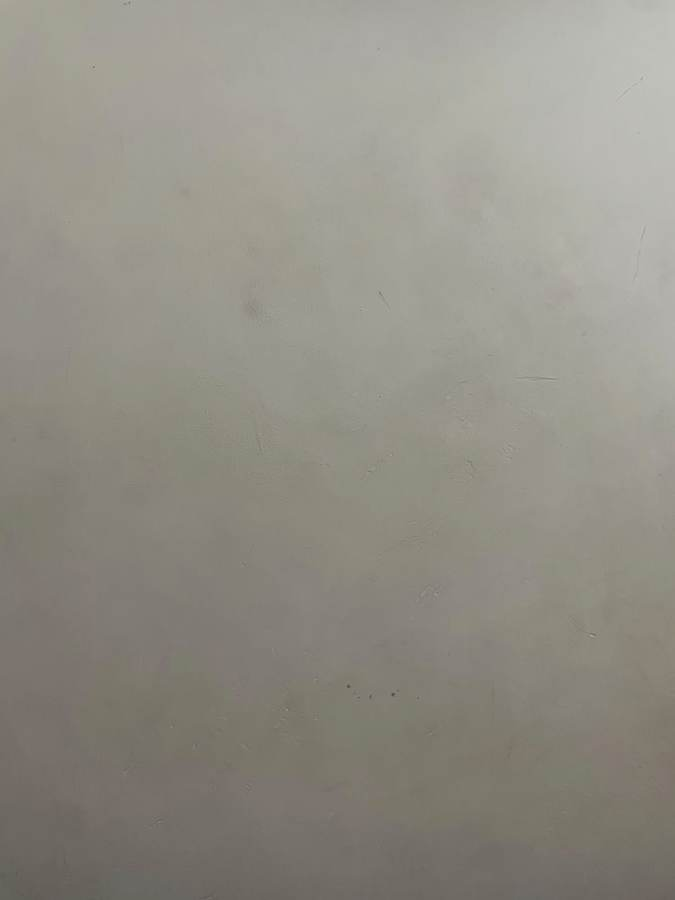
#> input picture real/real_001.jpg, 675 x 900 px
$ python predict.py real/real_001.jpg   (older library calls are emulated)
#> lines starting #> are read from the running program, lines starting #| are printed output that depends on the picture; after the words box and inside, x2 and y2 are one past the last pixel; in counts of white or black regions, pixels touching at a corner belong together
"""
SalesCode AI - Spot the Fake Photo
Usage:
    python predict.py path/to/image.jpg
Output:
    One number between 0 and 1
    0 = real photo
    1 = photo of screen / recapture
"""

import sys
import os
import json
import math
import numpy as np
import cv2

MODEL_PATH = os.path.join(os.path.dirname(__file__), "recapture_model.json")
IMG_SIZE = 512


def sigmoid(x):
    x = max(min(float(x), 50), -50)
    return 1.0 / (1.0 + math.exp(-x))


def safe_float(x, default=0.0):
    try:
        if np.isfinite(x):
            return float(x)
    except Exception:
        pass
    return default


def load_image(path):
    img = cv2.imread(path, cv2.IMREAD_COLOR)
    if img is None:
        raise ValueError(f"Could not read image: {path}")
    return img


def resize_keep_aspect(img, max_side=IMG_SIZE):
    h, w = img.shape[:2]
    scale = max_side / float(max(h, w))
    if scale < 1:
        img = cv2.resize(img, (int(w * scale), int(h * scale)), interpolation=cv2.INTER_AREA)
    return img


def dominant_frequency_features(gray):
    """Frequency peaks / grid-like periodicity caused by screen pixels and refresh patterns."""
    g = gray.astype(np.float32) / 255.0
    h, w = g.shape
    g = g - np.mean(g)
    win_y = np.hanning(h).reshape(-1, 1)
    win_x = np.hanning(w).reshape(1, -1)
    f = np.fft.fftshift(np.fft.fft2(g * win_y * win_x))
    mag = np.log1p(np.abs(f))

    cy, cx = h // 2, w // 2
    yy, xx = np.ogrid[:h, :w]
    r = np.sqrt((yy - cy) ** 2 + (xx - cx) ** 2)
    mag[r < min(h, w) * 0.04] = 0  # remove low-frequency content

    total_energy = np.sum(mag) + 1e-8
    peak_energy = np.percentile(mag, 99.7)
    peak_ratio = peak_energy / (np.mean(mag) + 1e-8)

    vertical_band = mag[:, max(0, cx - 2):min(w, cx + 3)]
    horizontal_band = mag[max(0, cy - 2):min(h, cy + 3), :]
    axis_energy_ratio = (np.sum(vertical_band) + np.sum(horizontal_band)) / total_energy

    high_freq_ratio = np.sum(mag[r > min(h, w) * 0.30]) / total_energy
    return safe_float(peak_ratio), safe_float(axis_energy_ratio), safe_float(high_freq_ratio)


def color_quantization_features(img):
    """Screens often introduce posterization/quantization and unusual channel behavior."""
    small = cv2.resize(img, (128, 128), interpolation=cv2.INTER_AREA)
    hsv = cv2.cvtColor(small, cv2.COLOR_BGR2HSV)

    unique_counts = []
    entropy_vals = []
    for c in cv2.split(small):
        hist = cv2.calcHist([c], [0], None, [64], [0, 256]).flatten()
        p = hist / (np.sum(hist) + 1e-8)
        entropy_vals.append(-np.sum(p * np.log2(p + 1e-8)))
        unique_counts.append(len(np.unique((c // 8).astype(np.uint8))))

    saturation_mean = np.mean(hsv[:, :, 1]) / 255.0
    saturation_std = np.std(hsv[:, :, 1]) / 255.0
    quant_score = 1.0 - (np.mean(unique_counts) / 32.0)
    entropy_mean = np.mean(entropy_vals) / 6.0
    return safe_float(quant_score), safe_float(entropy_mean), safe_float(saturation_mean), safe_float(saturation_std)


def glare_and_clipping_features(img):
    """Screen photos often contain glare, bright clipped regions, or dark borders."""
    gray = cv2.cvtColor(img, cv2.COLOR_BGR2GRAY)
    bright_ratio = np.mean(gray > 245)
    dark_ratio = np.mean(gray < 10)

    # specular glare: bright pixels with low saturation
    hsv = cv2.cvtColor(img, cv2.COLOR_BGR2HSV)
    glare_ratio = np.mean((hsv[:, :, 2] > 235) & (hsv[:, :, 1] < 45))

    # rectangular border/edge energy can appear when a screen is visible
    edges = cv2.Canny(gray, 80, 160)
    h, w = gray.shape
    border = np.zeros_like(edges, dtype=bool)
    pad_y, pad_x = max(2, h // 25), max(2, w // 25)
    border[:pad_y, :] = True
    border[-pad_y:, :] = True
    border[:, :pad_x] = True
    border[:, -pad_x:] = True
    border_edge_ratio = np.mean(edges[border] > 0) / (np.mean(edges > 0) + 1e-8)
    return safe_float(bright_ratio), safe_float(dark_ratio), safe_float(glare_ratio), safe_float(border_edge_ratio)


def sharpness_texture_features(gray):
    """Texture statistics. Recaptured photos often have abnormal high-frequency/noise patterns."""
    lap = cv2.Laplacian(gray, cv2.CV_32F)
    sharpness = np.var(lap) / 10000.0

    # local binary-like contrast using gradients
    gx = cv2.Sobel(gray, cv2.CV_32F, 1, 0, ksize=3)
    gy = cv2.Sobel(gray, cv2.CV_32F, 0, 1, ksize=3)
    grad = np.sqrt(gx * gx + gy * gy)
    grad_mean = np.mean(grad) / 255.0
    grad_std = np.std(grad) / 255.0

    # banding: repeated row/column intensity changes
    row_mean = gray.mean(axis=1)
    col_mean = gray.mean(axis=0)
    row_banding = np.std(np.diff(row_mean)) / 255.0
    col_banding = np.std(np.diff(col_mean)) / 255.0
    return safe_float(sharpness), safe_float(grad_mean), safe_float(grad_std), safe_float(row_banding), safe_float(col_banding)


def extract_features(image_path):
    img = resize_keep_aspect(load_image(image_path))
    gray = cv2.cvtColor(img, cv2.COLOR_BGR2GRAY)

    features = []
    features.extend(dominant_frequency_features(gray))
    features.extend(color_quantization_features(img))
    features.extend(glare_and_clipping_features(img))
    features.extend(sharpness_texture_features(gray))
    return np.array(features, dtype=np.float32)


FEATURE_NAMES = [
    "freq_peak_ratio", "axis_energy_ratio", "high_freq_ratio",
    "quant_score", "entropy_mean", "saturation_mean", "saturation_std",
    "bright_ratio", "dark_ratio", "glare_ratio", "border_edge_ratio",
    "sharpness", "grad_mean", "grad_std", "row_banding", "col_banding"
]


def heuristic_score(x):
    """Fallback if recapture_model.json is missing. Works as a baseline only."""
    d = dict(zip(FEATURE_NAMES, x))
    score = 0.0
    score += 0.85 * min(d["freq_peak_ratio"] / 35.0, 2.0)
    score += 1.20 * min(d["axis_energy_ratio"] / 0.11, 2.0)
    score += 0.90 * min(d["high_freq_ratio"] / 0.45, 2.0)
    score += 0.65 * min(d["quant_score"] / 0.30, 2.0)
    score += 0.65 * min(d["glare_ratio"] / 0.05, 2.0)
    score += 0.35 * min((d["row_banding"] + d["col_banding"]) / 0.030, 2.0)
    score += 0.25 * min(d["border_edge_ratio"] / 2.5, 2.0)
    # Normalize around empirical midpoint
    return sigmoid((score - 3.2) * 1.3)


def model_score(x):
    if not os.path.exists(MODEL_PATH):
        return heuristic_score(x)
    try:
        with open(MODEL_PATH, "r", encoding="utf-8") as f:
            model = json.load(f)
        mean = np.array(model["mean"], dtype=np.float32)
        scale = np.array(model["scale"], dtype=np.float32)
        coef = np.array(model["coef"], dtype=np.float32)
        intercept = float(model["intercept"])
        z = (x - mean) / (scale + 1e-8)
        return sigmoid(np.dot(z, coef) + intercept)
    except Exception:
        return heuristic_score(x)


def predict(image_path):
    features = extract_features(image_path)
#> in load_image, img is the input picture: shape (900, 675, 3); mean B, G, R 133.8, 142.8, 145.8
#> in resize_keep_aspect, `h, w = img.shape[:2]`: h = 900; w = 675
#> in resize_keep_aspect, `scale = max_side / float(max(h, w))`: scale = 0.569
#> in dominant_frequency_features, `g = g - np.mean(g)`:
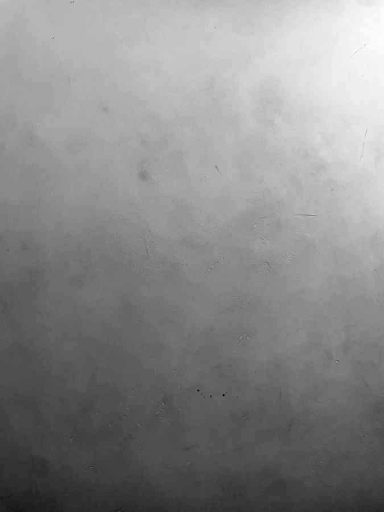
#> g: shape (512, 384) float32; min -0.23, max 0.197, mean 5.4e-08; drawn with min black and max white
#> in dominant_frequency_features, `mag[r < min(h, w) * 0.04] = 0`:
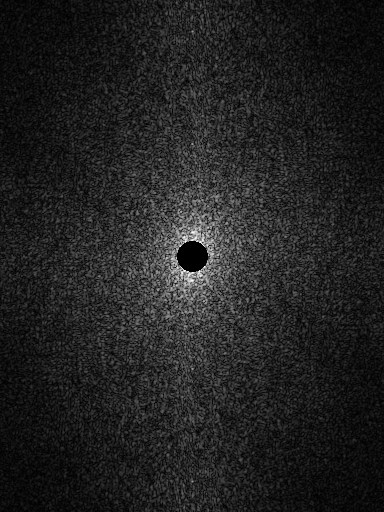
#> mag: shape (512, 384) float64; min 0, max 2.51, mean 0.335; drawn with min black and max white
#> in dominant_frequency_features, `total_energy = np.sum(mag) + 1e-8`: total_energy = 65857.6
#> in dominant_frequency_features, `peak_energy = np.percentile(mag, 99.7)`: peak_energy = 1.59
#> in dominant_frequency_features, `peak_ratio = peak_energy / (np.mean(mag) + 1e-8)`: peak_ratio = 4.74
#> in dominant_frequency_features, `vertical_band = mag[:, max(0, cx - 2):min(w, cx + 3)]`: vertical_band = 512 rows, first 6: [0.582, 0.2, 0.28, 0.2, 0.582], [0.493, 0.0716, 0.507, 0.411, 0.588], [0.641, 0.275, 0.485, 0.372, 0.427], [0.718, 0.646, 0.652, 0.435, 0.275], [0.666, 0.795, 0.797, 0.561, 0.205], [0.532, 0.668, 0.626, 0.556, 0.255]
#> in dominant_frequency_features, `axis_energy_ratio = (np.sum(vertical_band) + np.sum(horizontal_band)) ..`: axis_energy_ratio = 0.0369
#> in dominant_frequency_features, `high_freq_ratio = np.sum(mag[r > min(h, w) * 0.30]) / total_energy`: high_freq_ratio = 0.619
#> in color_quantization_features, `small = cv2.resize(img, (128, 128), interpolation=cv2.INTER_AREA)`:
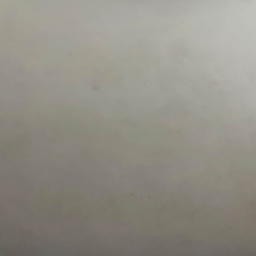
#> small: shape (128, 128, 3) (shown 2 times larger); mean of channels 0, 1, 2 133.8, 142.8, 145.8; drawn as B, G, R
#> in color_quantization_features, `hsv = cv2.cvtColor(small, cv2.COLOR_BGR2HSV)`: hsv: shape (128, 128, 3); mean H, S, V 23.2, 21.9, 145.9
#> the loop in color_quantization_features, `for c in cv2.split(small):` made 3 passes
#> after the loop in color_quantization_features, `for c in cv2.split(small):`: entropy_vals = [4.36, 4.43, 4.33]; unique_counts = [14, 14, 13]
#> in color_quantization_features, `saturation_mean = np.mean(hsv[:, :, 1]) / 255.0`: saturation_mean = 0.0859
#> in color_quantization_features, `saturation_std = np.std(hsv[:, :, 1]) / 255.0`: saturation_std = 0.0279
#> in color_quantization_features, `quant_score = 1.0 - (np.mean(unique_counts) / 32.0)`: quant_score = 0.573
#> in color_quantization_features, `entropy_mean = np.mean(entropy_vals) / 6.0`: entropy_mean = 0.729
#> in glare_and_clipping_features, `bright_ratio = np.mean(gray > 245)`: bright_ratio = 0
#> in glare_and_clipping_features, `hsv = cv2.cvtColor(img, cv2.COLOR_BGR2HSV)`: hsv: shape (512, 384, 3); mean H, S, V 23.2, 21.9, 145.9
#> in glare_and_clipping_features, `edges = cv2.Canny(gray, 80, 160)`:
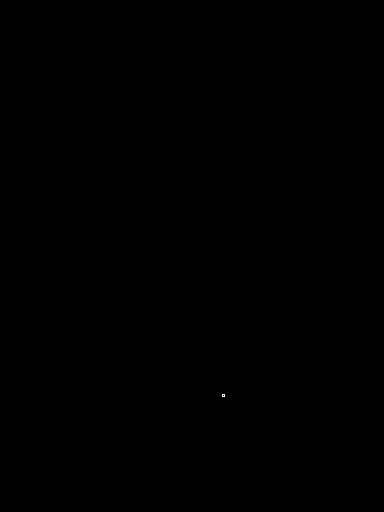
#> edges: shape (512, 384); 0% white in thin lines or dots, all inside (x1, y1, x2, y2) = (222, 394, 225, 397)
#> in glare_and_clipping_features, `border = np.zeros_like(edges, dtype=bool)`: border: shape (512, 384) bool; every value is 0
#> in glare_and_clipping_features, `border[:, -pad_x:] = True`:
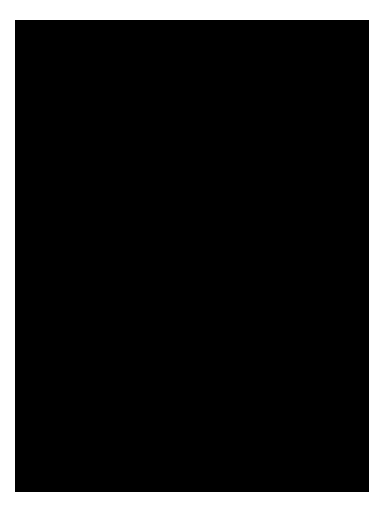
#> border: shape (512, 384) bool; 15% white; 1 white region, box (x1, y1, x2, y2) and area: (0, 0, 384, 512) 29520
#> in sharpness_texture_features, `lap = cv2.Laplacian(gray, cv2.CV_32F)`:
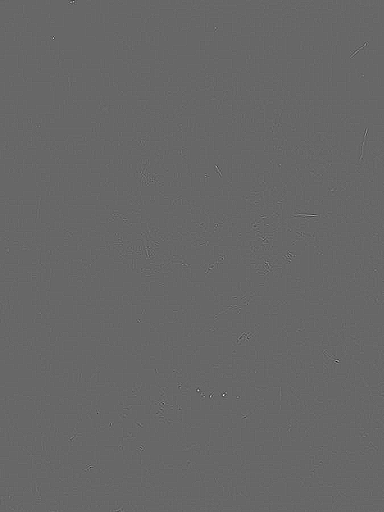
#> lap: shape (512, 384) float32; min -69, max 101, mean 0; drawn with min black and max white
#> in sharpness_texture_features, `sharpness = np.var(lap) / 10000.0`: sharpness = 0.000325
#> in sharpness_texture_features, `gx = cv2.Sobel(gray, cv2.CV_32F, 1, 0, ksize=3)`:
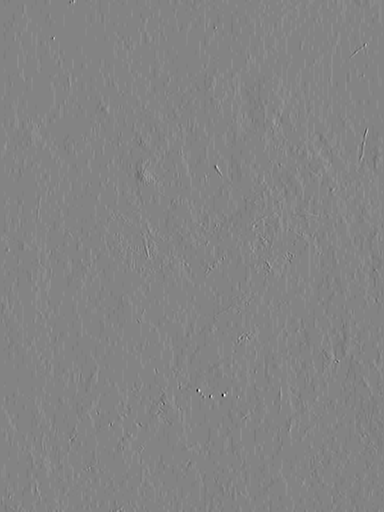
#> gx: shape (512, 384) float32; min -124, max 116, mean 0.5; drawn with min black and max white
#> in sharpness_texture_features, `grad_mean = np.mean(grad) / 255.0`: grad_mean = 0.013
#> in sharpness_texture_features, `grad_std = np.std(grad) / 255.0`: grad_std = 0.0151
#> in sharpness_texture_features, `row_mean = gray.mean(axis=1)`: row_mean = 512 values, max 171.2 at index 49, min 103.2 at index 511, mean 142.7
#> in sharpness_texture_features, `col_mean = gray.mean(axis=0)`: col_mean = 384 values, max 155.1 at index 383, min 131.3 at index 0, mean 142.7
#> in sharpness_texture_features, `row_banding = np.std(np.diff(row_mean)) / 255.0`: row_banding = 0.000542
#> in sharpness_texture_features, `col_banding = np.std(np.diff(col_mean)) / 255.0`: col_banding = 0.00029
#> features = [4.74, 0.0369, 0.619, 0.573, 0.729, 0.0859, 0.0279, 0, 0, 0, 0, 0.000325, 0.013, 0.0151, 0.000542, 0.00029]
    score = model_score(features)
#> (reads recapture_model.json from the repository)
#> in model_score, `mean = np.array(model["mean"], dtype=np.float32)`: mean = [3.02, 0.0384, 0.708, 0.0814, 0.895, 0.356, 0.231, 0.0165, 0.00504, 0.0356, 1.05, 0.14, 0.228, 0.38, 0.0134, 0.0104]
#> in model_score, `scale = np.array(model["scale"], dtype=np.float32)`: scale = [0.803, 0.00848, 0.0661, 0.106, 0.0546, 0.144, 0.0785, 0.0486, 0.0129, 0.0636, 0.919, 0.0978, 0.108, 0.136, 0.00729, 0.00552]
#> in model_score, `coef = np.array(model["coef"], dtype=np.float32)`: coef = [-0.0783, 1.47, 1.53, -0.0491, 0.0628, 0.157, 0.339, -0.442, 0.0783, -0.44, 0.0405, 0.596, 0.442, 0.755, 0.77, 0.702]
#> in model_score, `z = (x - mean) / (scale + 1e-8)`: z = [2.14, -0.176, -1.36, 4.62, -3.05, -1.88, -2.59, -0.34, -0.392, -0.559, -1.14, -1.43, -1.99, -2.67, -1.76, -1.83]
#> in sigmoid, `x = max(min(float(x), 50), -50)`: x = -10.74
#> score = 2.17e-05
    return max(0.0, min(1.0, float(score)))


if __name__ == "__main__":
    if len(sys.argv) != 2:
        print("Usage: python predict.py image.jpg", file=sys.stderr)
        sys.exit(1)
    try:
        print(f"{predict(sys.argv[1]):.6f}")
    except Exception as e:
        print(f"Error: {e}", file=sys.stderr)
        sys.exit(2)
